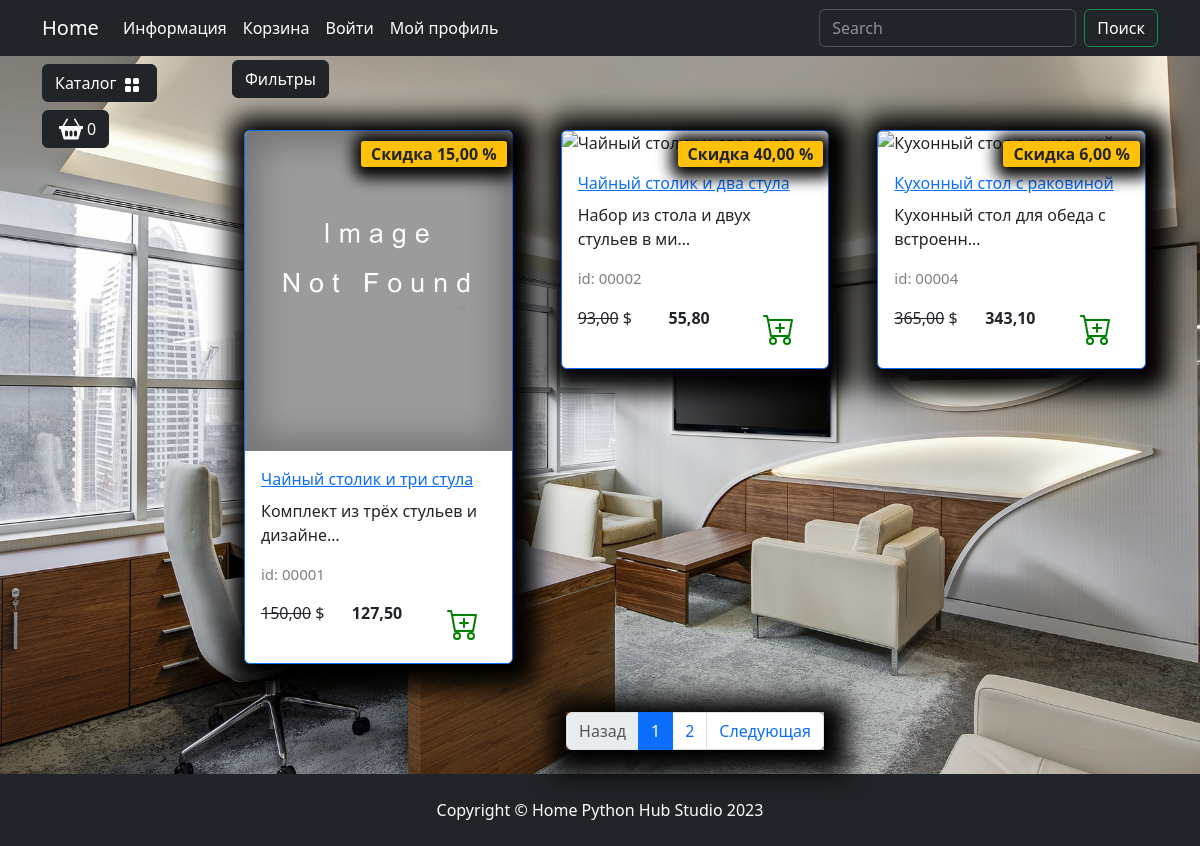
The app's page /catalog/kuhnya/, older data.
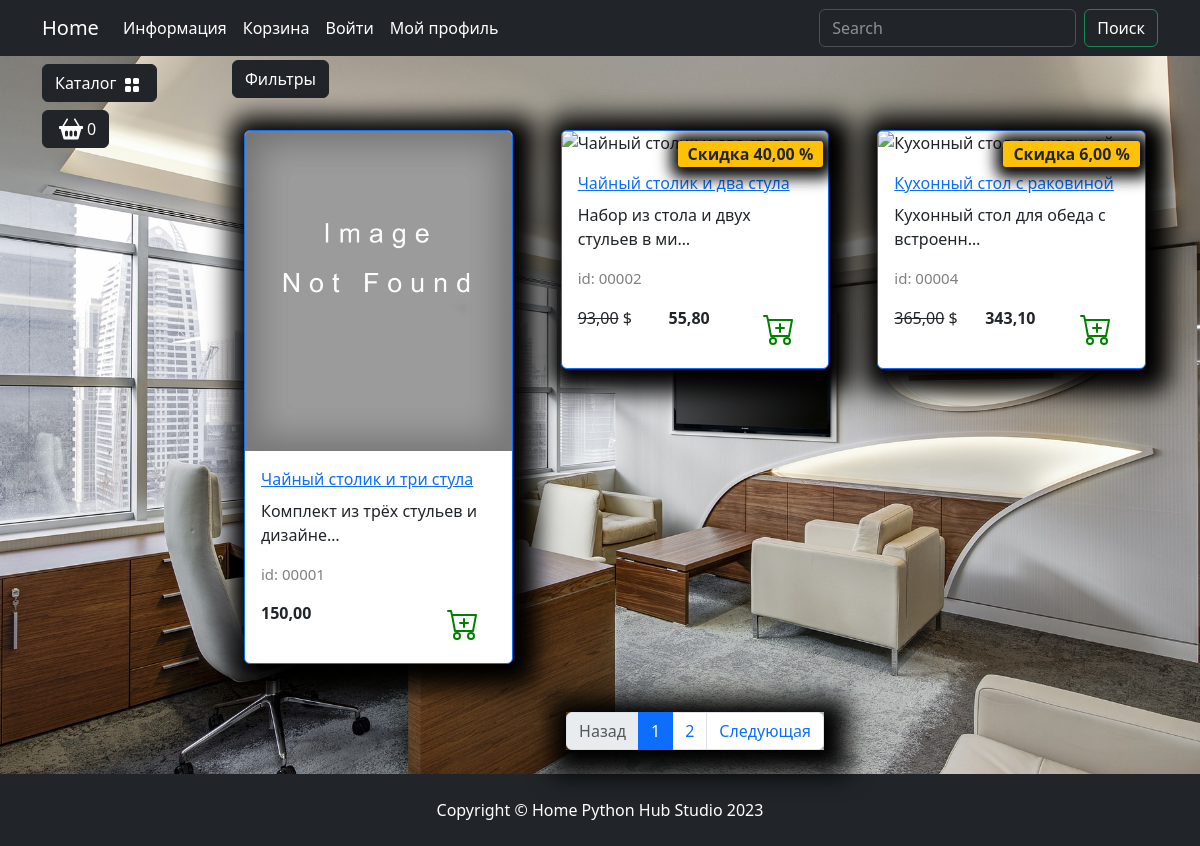
The same page, newer data.
### goods/models.py (models this page shows, shortened)
class Products(models.Model):
    name = models.CharField(max_length=150, unique=True, verbose_name='Название')
    slug = models.SlugField(max_length=200, unique=True, blank=True, null=True, verbose_name='URL')
    description = models.TextField(blank=True, null=True, verbose_name='Описание')
    image = models.ImageField(upload_to='goods_images', blank=True, null=True, verbose_name='Изображение')
    price = models.DecimalField(default=0.00, max_digits=7, decimal_places=2, verbose_name='Цена')
    discount = models.DecimalField(default=0.00, max_digits=7, decimal_places=2, verbose_name='Скидка в %')
    quantity = models.PositiveIntegerField(default=0, verbose_name='Количество')
    category = models.ForeignKey(to=Categories, on_delete=models.CASCADE, verbose_name='Категория')
    class Meta:
        db_table = 'product'
        verbose_name = 'Продукт'
        verbose_name_plural = 'Продукты'
        ordering = ("id",)
    def display_id(self):
        return f"{self.id:05}"
    def sell_price(self):
        if self.discount:
            return round(self.price - self.price*self.discount/100, 2)
        return self.price

### goods/views.py (the view)
# urls.py: path('catalog/', include('goods.urls', namespace='catalog')),
def catalog(request, category_slug):
    page = request.GET.get('page', 1)
    on_sale = request.GET.get('on_sale', None)
    order_by = request.GET.get('order_by', None)
    if category_slug == 'all':
        goods = Products.objects.all()
    else:
        goods = get_list_or_404(Products.objects.filter(category__slug=category_slug))
    if on_sale:
        goods = goods.filter(discount__gt=0)
    if order_by and order_by != "default":
        goods = goods.order_by(order_by)
    paginator = Paginator(goods, 3)
    current_page = paginator.page(int(page))
    context = {
        'title': 'Home - Каталог',
        'goods': current_page,
        'slug_url': category_slug,
        }
    return render(request, 'goods/catalog.html', context)

### goods/templatetags/goods_tags.py (called while the page is built)
@register.simple_tag()
def tag_categories():
    return Categories.objects.all()

@register.simple_tag(takes_context=True)
def change_params(context, **kwargs):
    query = context['request'].GET.dict()
    query.update(kwargs)
    return urlencode(query)

### goods/templates/goods/catalog.html (shortened to what this page needs)
{% extends "main/base.html" %}
{% load static %}
{% load goods_tags %}
{% block content %}
    <div class="row">
        <div class="dropdown mb-2">
            <button class="btn btn-secondary dropdown-toggle btn-dark" type="button" data-bs-toggle="dropdown"
                    aria-expanded="false">
                Фильтры
            </button>
        </div>
        {% for product in goods %}
            <div class="col-lg-4 col-md-6 p-4">
                <div class="card border-primary rounded custom-shadow">
                    {% if product.image %}
                        <img src="{{ product.image.url }}" class="card-img-top" alt="{{ product.name }}">
                    {% else %}
                        <img src= {% static "deps/images/Not found image.png" %} class="card-img-top" alt="...">
                    {% endif %}
                    <div class="card-body">
                        <a href="{% url "catalog:product" product.slug %}">
                            <p class="card-title">{{ product.name }}</p>
                        </a>
                        <p class="card-text">{{ product.description|truncatechars:35 }}</p>
                        <p class="product_id">id: {{ product.display_id }}</p>
                        <div class="d-flex justify-content-between">
                            {% if product.discount %}
                                <p><s>{{ product.price }}</s> $</p>
                                <p><strong>{{ product.sell_price }}</strong></p>
                                <span class="badge bg-warning text-dark">Скидка {{ product.discount }} %</span>
                            {% else %}
                                <p><strong>{{ product.price }}</strong></p>
                            {% endif %}
                            <a href="#" class="btn add-to-cart">
                                <img class="mx-1" src="{% static "deps/icons/cart-plus.svg" %}" alt="Catalog Icon"
                                     width="32" height="32">
                            </a>
                        </div>
                    </div>
                </div>
            </div>
        {% endfor %}
    </div>
<nav aria-label="Page navigation example">
                        <ul class="pagination justify-content-center my-4">
                            <div class="custom-shadow d-flex">
                                <li class="page-item {% if not goods.has_previous %} disabled {% endif %}">
                                  <a class="page-link" href="{% if goods.has_previous %}?{% change_params page=goods.previous_page_number %}{% else %}#{% endif %}">Назад</a>
                                </li>
                                {% for page in goods.paginator.page_range %}
                                {% if page >= goods.number|add:-2 and page <= goods.number|add:2 %}
                                    <li class="page-item {% if goods.number == page %} active {% endif %}">
                                        <a class="page-link" href="?{% change_params page=page %}">{{ page }}</a>
                                    </li>
                                {% endif %}
                                {% endfor %}
                              <li class="page-item {% if not goods.has_next %} disabled {% endif %}">
                                <a class="page-link" href="{% if goods.has_next %}?{% change_params page=goods.next_page_number %}{% else %}#{% endif %}">Следующая</a>
                              </li>
                            </div>
                        </ul>
</nav>
{% endblock %}
{% block footer %}
    <footer class="py-4 bg-dark">
        <div class="container">
            <p class="m-0 text-center text-white">Copyright &copy; Home Python Hub Studio 2023</p>
        </div>
    </footer>
{% endblock %}

Row changes from the older to the newer data that the page shows:
changed Products "Чайный столик и три стула": sell_price "127,50" → (not shown); discount "15,00" → (not shown)
